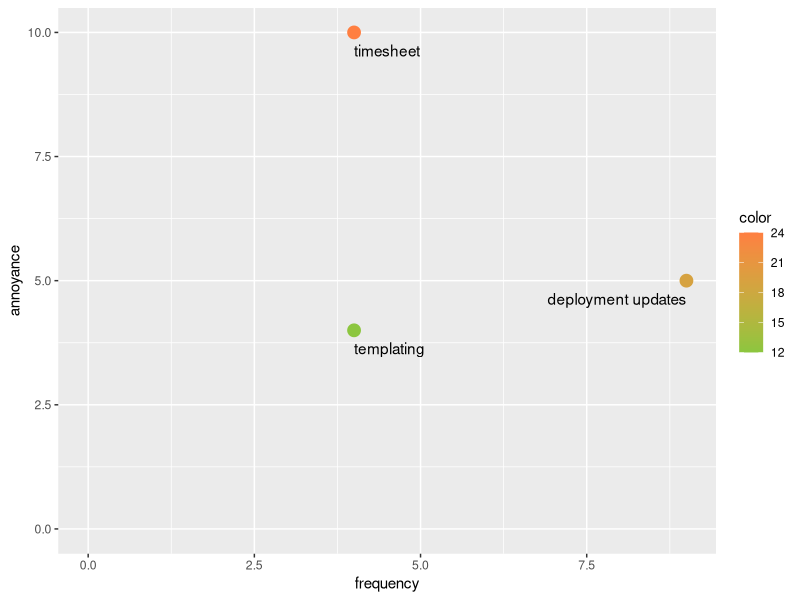

Write R code to recreate this figure.
library(ggplot2)

# emakina colors
tangerine<-"#ff7f41" #orange
chartreuse<- "#8cc63f" #green
azure<- "#008fd4" #blue
colors <- c(tangerine, chartreuse)

names<-c("timesheet","deployment updates","templating")
annoyance<-c(10, 5,4)
frequency<- c(4,9,4)


data <-data.frame(names, frequency, annoyance)
data$radius<-data$frequency + 2* data$annoyance
data$color<-data$radius


p<-ggplot(data, aes(x=frequency,y=annoyance)) + 
   geom_point(aes(color=color), size = 4) +
   geom_text(aes(label=names),hjust="inward",vjust=2) +
   xlim(0,NA) + ylim(0,NA) + # make sure origin is in plot
   scale_colour_gradient(low=chartreuse, high=tangerine)
p
